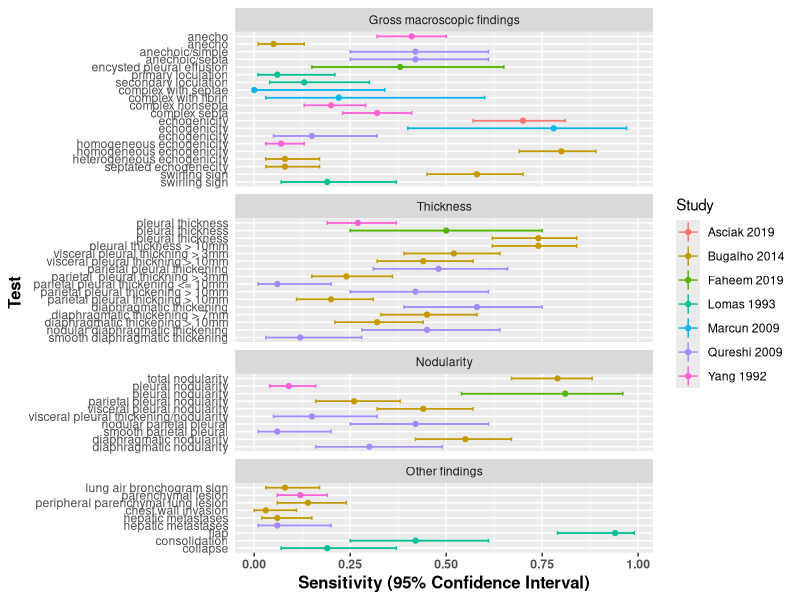
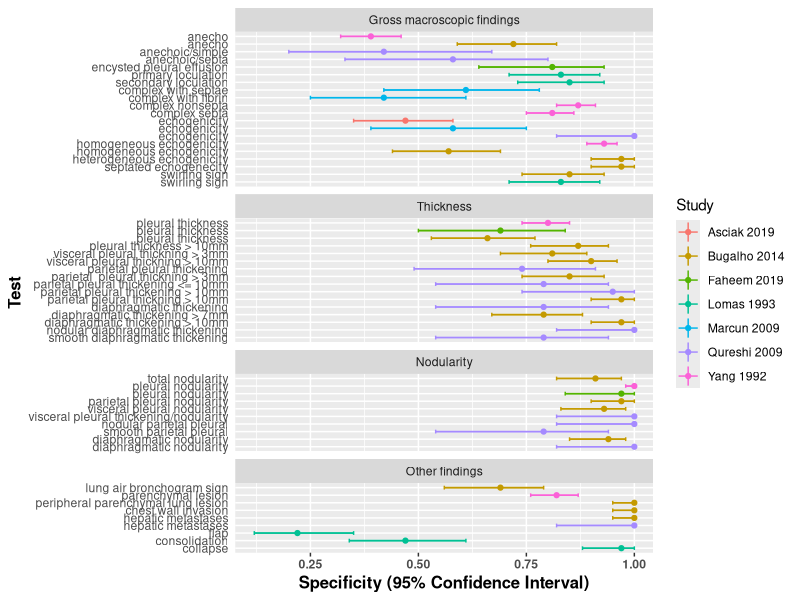

Source code (R) for these figures, in order:
library(ggplot2)
library(tidyverse)

sen_data <- read.csv("sensitivity_data.csv")
sp_data <- read.csv("specificity_data.csv")

# This step is to control the order of labels: the default order is based on the alphabet of Test names, now it is changed to the same as the csv file
## Turn the "order" column into a character vector
sen_data$Test <- as.character(sen_data$Test)
## Then turn it back into a factor with the levels in the correct order (now I set it to the same as the csv order)
sen_data$Test <- factor(sen_data$Test, levels = rev(unique(sen_data$Test)))

# Version 1: labels are testing methods
## transform() is used to control the order of 4 subgroups
p1 <- ggplot(data = transform(sen_data, 
                              Group = factor(Group, levels = c("Gross macroscopic findings", "Thickness", "Nodularity", "Other findings"))), 
             aes(x = Test, y = Sensitivity, ymin = sn_lower, ymax = sn_upper)) + 
  geom_pointrange(aes(col = Study), size = 0.2) + 
  xlab('Test') + ylab("Sensitivity (95% Confidence Interval)") +
  geom_errorbar(aes(ymin = sn_lower, ymax = sn_upper, col = Study), width = 0.5, cex = 0.5) + 
  ## facet_wrap() is used to create the 4 subgroups
  facet_wrap( ~ Group, strip.position = "top", nrow = 4, scales = "free_y") +
  theme(plot.title = element_text(size = 16, face = "bold"), 
        axis.ticks.y = element_blank(), 
        axis.text.x = element_text(face="bold"), axis.title = element_text(size = 12, face = "bold")) +
  ## scale_x_discrete() is used to change the labels from the Test (study name + method) to only method
  coord_flip() + scale_x_discrete(breaks = sen_data$Test, labels = sen_data$Method) 

# Change the height of the row in each panel
## convert ggplot object to grob object
gp1 <- ggplotGrob(p1)
## optional: take a look at the grob object's layout
gtable::gtable_show_layout(gp1)
## get gtable columns corresponding to the facets: t-top, b-bottom, l-left, r-right, we get the top location for each row
facet.rows1 <- gp1$layout$t[grepl("panel", gp1$layout$name)]
## get the number of unique x-axis values per facet: the distance between the top of 2 panels
x1.var <- sapply(ggplot_build(p1)$layout$panel_scales_x,
                 function(t) length(t$range$range))
## change the relative heights of the facet columns based on how many unique x-axis values are in each facet
gp1$heights[facet.rows1] <- gp1$heights[facet.rows1] * x1.var
## plot result
grid::grid.draw(gp1)

# Version 2: labels are study names + testing methods
# p2 <- ggplot(data = transform(sen_data, 
#                              Group = factor(Group, levels = c("Gross macroscopic findings", "Thickness", "Nodularity", "Other findings"))), 
#              aes(x = Test, y = Sensitivity, ymin = sn_lower, ymax = sn_upper, label = Method)) + 
#         geom_pointrange(aes(col = Study), size = 0.2) + 
#         xlab('Test') + ylab("Sensitivity (95% Confidence Interval)") +
#         geom_errorbar(aes(ymin = sn_lower, ymax = sn_upper, col = Study), width = 0.5, cex = 0.5) + 
#         facet_wrap( ~ Group, strip.position = "top", nrow = 4, scales = "free_y") +
#         theme(plot.title = element_text(size = 16, face = "bold"), 
#               axis.ticks.y = element_blank(), 
#               axis.text.x = element_text(face="bold"), axis.title = element_text(size = 12, face = "bold")) +
#         coord_flip()


# For specificity:
sp_data$Test <- as.character(sp_data$Test)
sp_data$Test <- factor(sp_data$Test, levels = rev(unique(sp_data$Test)))

p3 <- ggplot(data = transform(sp_data, 
                              Group = factor(Group, levels = c("Gross macroscopic findings", "Thickness", "Nodularity", "Other findings"))), 
             aes(x = Test, y = Specificity, ymin = sp_lower, ymax = sp_upper)) + 
  geom_pointrange(aes(col = Study), size = 0.2) + 
  xlab('Test') + ylab("Specificity (95% Confidence Interval)") +
  geom_errorbar(aes(ymin = sp_lower, ymax = sp_upper, col = Study), width = 0.5, cex = 0.5) + 
  ## facet_wrap() is used to create the 4 subgroups
  facet_wrap( ~ Group, strip.position = "top", nrow = 4, scales = "free_y") +
  theme(plot.title = element_text(size = 16, face = "bold"), 
        axis.ticks.y = element_blank(), 
        axis.text.x = element_text(face="bold"), axis.title = element_text(size = 12, face = "bold")) +
  ## scale_x_discrete() is used to change the labels from the Test (study name + method) to only method
  coord_flip() + scale_x_discrete(breaks = sp_data$Test, labels = sp_data$Method) 

# Change the height of the row in each panel
gp3 <- ggplotGrob(p3)
## optional: take a look at the grob object's layout
gtable::gtable_show_layout(gp3)
## get gtable columns corresponding to the facets: t-top, b-bottom, l-left, r-right, we get the top location for each row
facet.rows3 <- gp3$layout$t[grepl("panel", gp3$layout$name)]
## get the number of unique x-axis values per facet: the distance between the top of 2 panels
x3.var <- sapply(ggplot_build(p3)$layout$panel_scales_x,
                 function(t) length(t$range$range))
## change the relative heights of the facet columns based on how many unique x-axis values are in each facet
gp3$heights[facet.rows3] <- gp3$heights[facet.rows3] * x3.var
## plot result
grid::grid.draw(gp3)